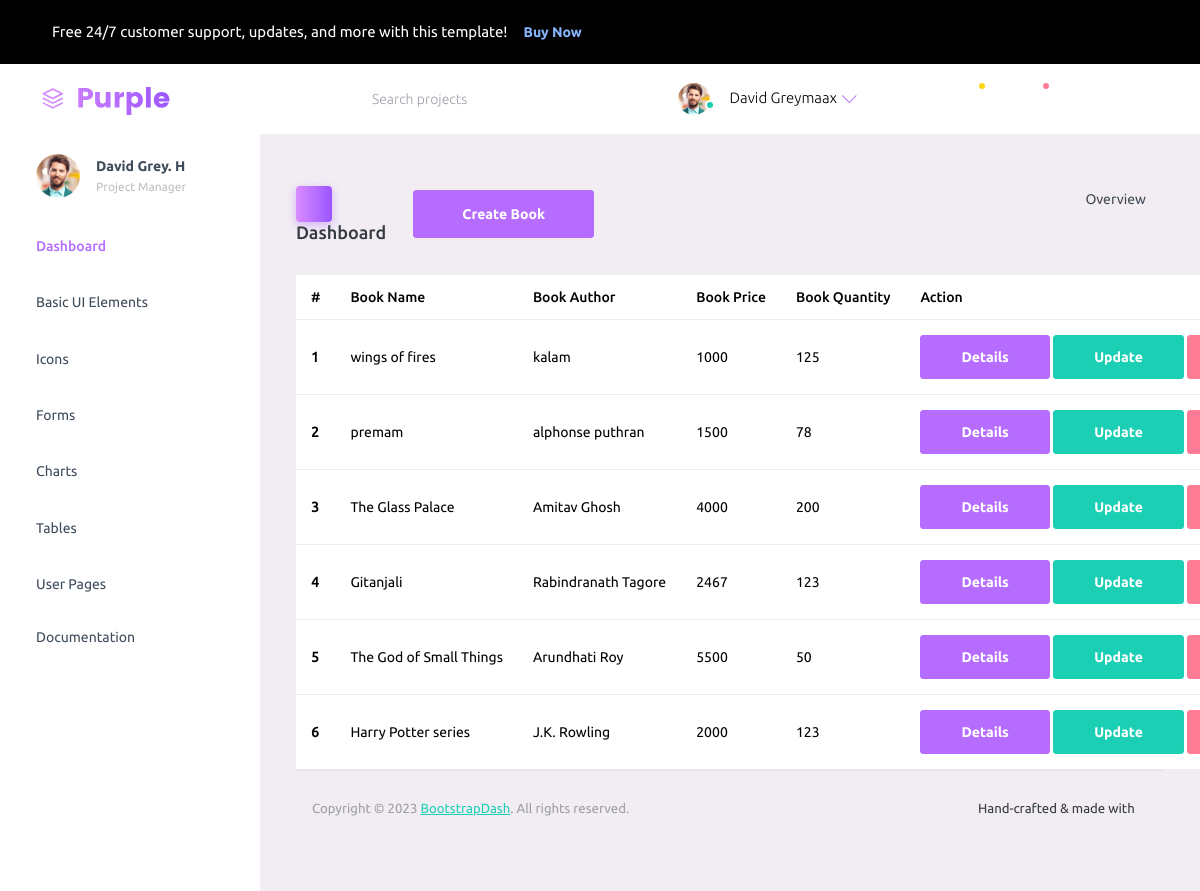
The page / on the database its author committed.
### bookapp/models.py (models this page shows, shortened)
class Book(models.Model):
    title=models.CharField(max_length=200,null=True)
    price=models.IntegerField(null=True)
    image = models.ImageField(upload_to="book_images/", default="default.jpg")
    quantity=models.IntegerField()
    author=models.ForeignKey(Author,on_delete=models.CASCADE)

class Author(models.Model):
    name = models.CharField(max_length=255,null=True)
    def __str__(self):
        return '{}'.format(self.name)

### bookapp/views.py (the view)
# urls.py: path('', views.listBook,name='booklist'),
def listBook(request):
    books=Book.objects.all()
    paginator=Paginator(books, 4)
    page_number = request.GET.get('page')
    try:
        page=paginator.get_page(page_number)
    except EmptyPage:
        page=paginator.page(page_number.num_pages)
    return render(request,'admin/listbook.html',{'books':books,'page':page})

### templates/admin/listbook.html
{% extends 'admin/base.html' %}
{% load static %}
{% block content %}
<table class="table">
  <thead>
    <tr>
        <th scope="col">#</th>
      <th scope="col">Book Name</th>
        <th scope="col">Book Author</th>
        <th scope="col">Book Price</th>
        <th scope="col">Book Quantity</th>
      <th scope="col">Action</th>
    </tr>
  </thead>
  <tbody>
     {% for book in books %}
        <tr>
            <th scope="row"> {{ forloop.counter}} </th>
            <td> {{ book.title }} </td>
            <td> {{ book.author }} </td>
             <td> {{ book.price }} </td>
             <td> {{ book.quantity }} </td>
            <td> <a href="{%url 'details' book.id %}" type="submit" class="btn btn-primary"> Details </a>
            <a href="{%url 'update' book.id %}" class="btn btn-success"> Update </a>
            <a href="{%url 'delete' book.id %}" class="btn btn-danger"> Delete </a> </td>
        </tr>
     {% endfor %}
  </tbody>
</table>
{% endblock %}

### templates/admin/base.html (shortened to what this page needs)
<!DOCTYPE html>
{% load static %}
<html lang="en">
  <head>
    <link rel="stylesheet" href="{% static 'assets/vendors/mdi/css/materialdesignicons.min.css' %}">
    <link rel="stylesheet" href="{% static 'assets/vendors/ti-icons/css/themify-icons.css' %}">
    <link rel="stylesheet" href="{% static 'assets/vendors/css/vendor.bundle.base.css' %}">
    <link rel="stylesheet" href="{% static 'assets/vendors/font-awesome/css/font-awesome.min.css' %}">
    <link rel="stylesheet" href="{% static 'assets/vendors/font-awesome/css/font-awesome.min.css' %}" />
    <link rel="stylesheet" href="{% static 'assets/vendors/bootstrap-datepicker/bootstrap-datepicker.min.css' %}">
    <link rel="stylesheet" href="{% static 'assets/css/style.css' %}">
  </head>
  <body>
    <div class="container-scroller">
      <div class="row p-0 m-0 proBanner" id="proBanner">
        <div class="col-md-12 p-0 m-0">
          <div class="card-body card-body-padding d-flex align-items-center justify-content-between">
            <div class="ps-lg-3">
              <div class="d-flex align-items-center justify-content-between">
                <p class="mb-0 font-weight-medium me-3 buy-now-text">Free 24/7 customer support, updates, and more with this template!</p>
                <a href="https://www.bootstrapdash.com/product/purple-bootstrap-admin-template/" target="_blank" class="btn me-2 buy-now-btn border-0">Buy Now</a>
              </div>
            </div>
            <div class="d-flex align-items-center justify-content-between">
              <a href="https://www.bootstrapdash.com/product/purple-bootstrap-admin-template/"><i class="mdi mdi-home me-3 text-white"></i></a>
              <button id="bannerClose" class="btn border-0 p-0">
                <i class="mdi mdi-close text-white mr-0"></i>
              </button>
            </div>
          </div>
        </div>
      </div>
      <nav class="navbar default-layout-navbar col-lg-12 col-12 p-0 fixed-top d-flex flex-row">
        <div class="text-center navbar-brand-wrapper d-flex align-items-center justify-content-start">
          <a class="navbar-brand brand-logo" href="index.html"><img src="{% static 'assets/images/logo.svg' %}" alt="logo" /></a>
        </div>
        <div class="navbar-menu-wrapper d-flex align-items-stretch">
          <button class="navbar-toggler navbar-toggler align-self-center" type="button" data-toggle="minimize">
            <span class="mdi mdi-menu"></span>
          </button>
          <div class="search-field d-none d-md-block">
            <form class="d-flex align-items-center h-100" action="#">
              <div class="input-group">
                <div class="input-group-prepend bg-transparent">
                  <i class="input-group-text border-0 mdi mdi-magnify"></i>
                </div>
                <input type="text" class="form-control bg-transparent border-0" placeholder="Search projects">
              </div>
            </form>
          </div>
          <ul class="navbar-nav navbar-nav-right">
            <li class="nav-item nav-profile dropdown">
              <a class="nav-link dropdown-toggle" id="profileDropdown" href="#" data-bs-toggle="dropdown" aria-expanded="false">
                <div class="nav-profile-img">
                  <img src="{% static 'assets/images/faces/face1.jpg' %}" alt="image">
                  <span class="availability-status online"></span>
                </div>
                <div class="nav-profile-text">
                  <p class="mb-1 text-black">David Greymaax</p>
                </div>
              </a>
            </li>
            <li class="nav-item d-none d-lg-block full-screen-link">
              <a class="nav-link">
                <i class="mdi mdi-fullscreen" id="fullscreen-button"></i>
              </a>
            </li>
            <li class="nav-item dropdown">
              <a class="nav-link count-indicator dropdown-toggle" id="messageDropdown" href="#" data-bs-toggle="dropdown" aria-expanded="false">
                <i class="mdi mdi-email-outline"></i>
                <span class="count-symbol bg-warning"></span>
              </a>
            </li>
            <li class="nav-item dropdown">
              <a class="nav-link count-indicator dropdown-toggle" id="notificationDropdown" href="#" data-bs-toggle="dropdown">
                <i class="mdi mdi-bell-outline"></i>
                <span class="count-symbol bg-danger"></span>
              </a>
            </li>
            <li class="nav-item nav-logout d-none d-lg-block">
              <a class="nav-link" href="#">
                <i class="mdi mdi-power"></i>
              </a>
            </li>
            <li class="nav-item nav-settings d-none d-lg-block">
              <a class="nav-link" href="#">
                <i class="mdi mdi-format-line-spacing"></i>
              </a>
            </li>
          </ul>
        </div>
      </nav>
      <div class="container-fluid page-body-wrapper">
        <nav class="sidebar sidebar-offcanvas" id="sidebar">
          <ul class="nav">
            <li class="nav-item nav-profile">
              <a href="#" class="nav-link">
                <div class="nav-profile-image">
                  <img src="{% static 'assets/images/faces/face1.jpg' %}" alt="profile" />
                </div>
                <div class="nav-profile-text d-flex flex-column">
                  <span class="font-weight-bold mb-2">David Grey. H</span>
                  <span class="text-secondary text-small">Project Manager</span>
                </div>
                <i class="mdi mdi-bookmark-check text-success nav-profile-badge"></i>
              </a>
            </li>
            <li class="nav-item">
              <a class="nav-link" href="index.html">
                <span class="menu-title">Dashboard</span>
                <i class="mdi mdi-home menu-icon"></i>
              </a>
            </li>
            <li class="nav-item">
              <a class="nav-link" data-bs-toggle="collapse" href="#ui-basic" aria-expanded="false" aria-controls="ui-basic">
                <span class="menu-title">Basic UI Elements</span>
                <i class="menu-arrow"></i>
                <i class="mdi mdi-crosshairs-gps menu-icon"></i>
              </a>
            </li>
            <li class="nav-item">
              <a class="nav-link" data-bs-toggle="collapse" href="#icons" aria-expanded="false" aria-controls="icons">
                <span class="menu-title">Icons</span>
                <i class="mdi mdi-contacts menu-icon"></i>
              </a>
            </li>
            <li class="nav-item">
              <a class="nav-link" data-bs-toggle="collapse" href="#forms" aria-expanded="false" aria-controls="forms">
                <span class="menu-title">Forms</span>
                <i class="mdi mdi-format-list-bulleted menu-icon"></i>
              </a>
            </li>
            <li class="nav-item">
              <a class="nav-link" data-bs-toggle="collapse" href="#charts" aria-expanded="false" aria-controls="charts">
                <span class="menu-title">Charts</span>
                <i class="mdi mdi-chart-bar menu-icon"></i>
              </a>
            </li>
            <li class="nav-item">
              <a class="nav-link" data-bs-toggle="collapse" href="#tables" aria-expanded="false" aria-controls="tables">
                <span class="menu-title">Tables</span>
                <i class="mdi mdi-table-large menu-icon"></i>
              </a>
            </li>
            <li class="nav-item">
              <a class="nav-link" data-bs-toggle="collapse" href="#auth" aria-expanded="false" aria-controls="auth">
                <span class="menu-title">User Pages</span>
                <i class="menu-arrow"></i>
                <i class="mdi mdi-lock menu-icon"></i>
              </a>
            </li>
            <li class="nav-item">
              <a class="nav-link" href="docs/documentation.html" target="_blank">
                <span class="menu-title">Documentation</span>
              </a>
            </li>
          </ul>
        </nav>
        <div class="main-panel">
          <div class="content-wrapper">
            <div class="page-header">
              <h3 class="page-title">
                <span class="page-title-icon bg-gradient-primary text-white me-2">
                  <i class="mdi mdi-home"></i>
                </span> Dashboard
              </h3>
              <div class="container">
                <a href="{% url 'createbook' %}" class="btn btn-primary btn-lg"> Create Book </a>
              </div>
              <nav aria-label="breadcrumb">
                <ul class="breadcrumb">
                  <li class="breadcrumb-item active" aria-current="page">
                    Overview <i class="mdi mdi-alert-circle-outline icon-sm text-primary align-middle"></i>
                  </li>
                </ul>
              </nav>
            </div>
        {% block content %}
            {% endblock%}
          <footer class="footer">
            <div class="d-sm-flex justify-content-center justify-content-sm-between">
              <span class="text-muted text-center text-sm-left d-block d-sm-inline-block">Copyright © 2023 <a href="https://www.bootstrapdash.com/" target="_blank">BootstrapDash</a>. All rights reserved.</span>
              <span class="float-none float-sm-right d-block mt-1 mt-sm-0 text-center">Hand-crafted & made with <i class="mdi mdi-heart text-danger"></i></span>
            </div>
          </footer>
        </div>
      </div>
    </div>
    </div>
  </body>
</html>

### rows shown on the page
Book: title "wings of fires", author "kalam", price "1000", quantity "125"
Book: title "premam", author "alphonse puthran", price "1500", quantity "78"
Book: title "The Glass Palace", author "Amitav Ghosh", price "4000", quantity "200"
Book: title "Gitanjali", author "Rabindranath Tagore", price "2467", quantity "123"
Book: title "The God of Small Things", author "Arundhati Roy", price "5500", quantity "50"
Book: title "Harry Potter series", author "J.K. Rowling", price "2000", quantity "123"
